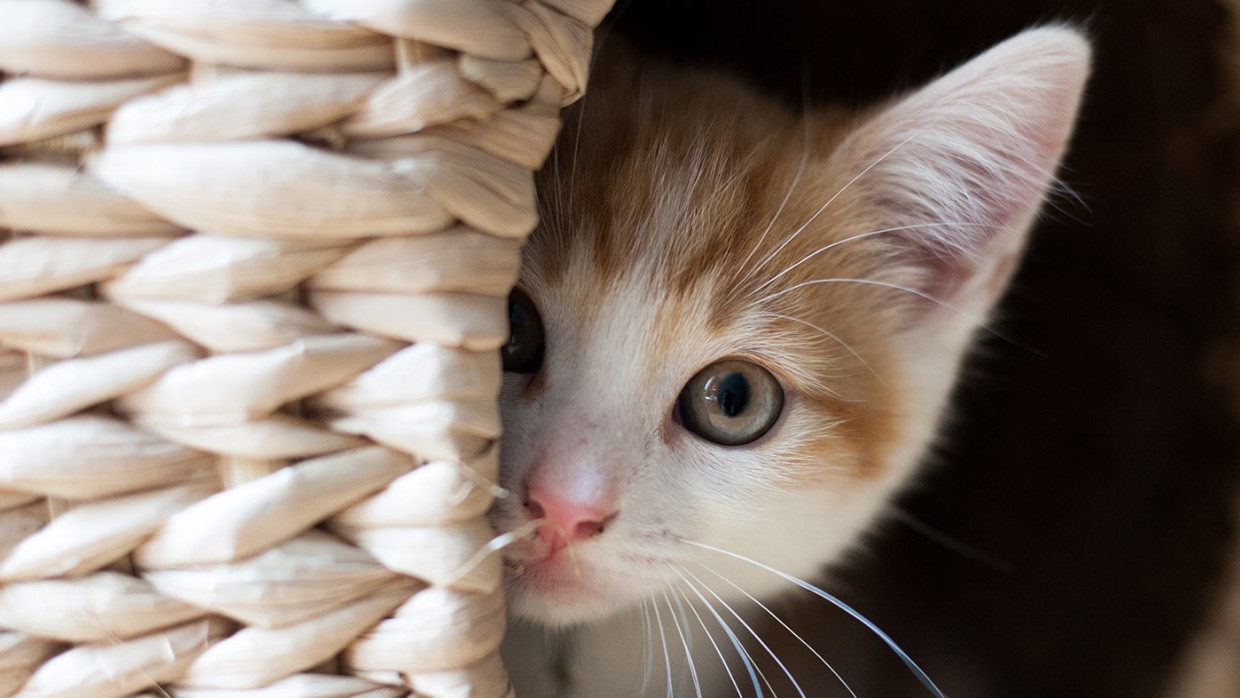
#> input picture images/cat2.jpg, 1240 x 698 px
$ python Rotaion.py
#> lines starting #> are read from the running program, lines starting #| are printed output that depends on the picture
from PIL import Image, ImageFilter,ImageDraw
im = Image.open("images/cat2.jpg")
#> im is the input picture: PIL image 1240x698 RGB; mean R, G, B 132.4, 118.5, 108.8
im_rotated = im.rotate(270)
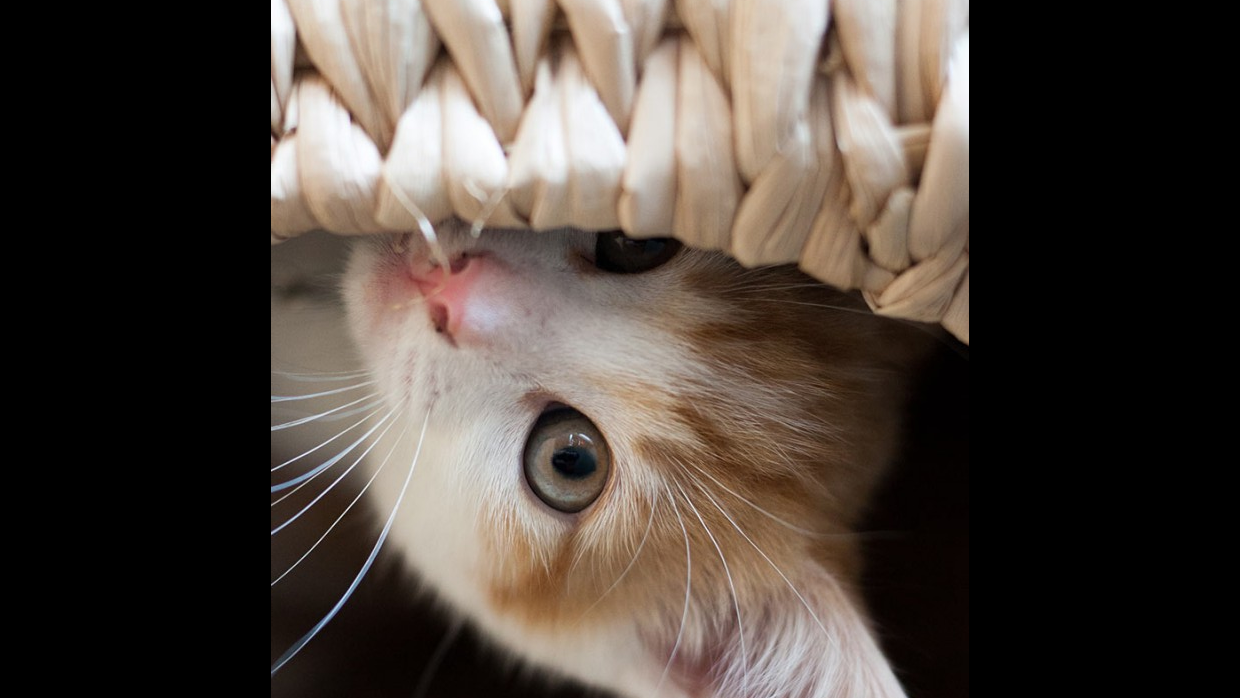
#> im_rotated: PIL image 1240x698 RGB; mean R, G, B 76.8, 67.3, 60.3
im_rotated.show()

$ run again, with images/puppy1.jpg copied over images/cat2.jpg
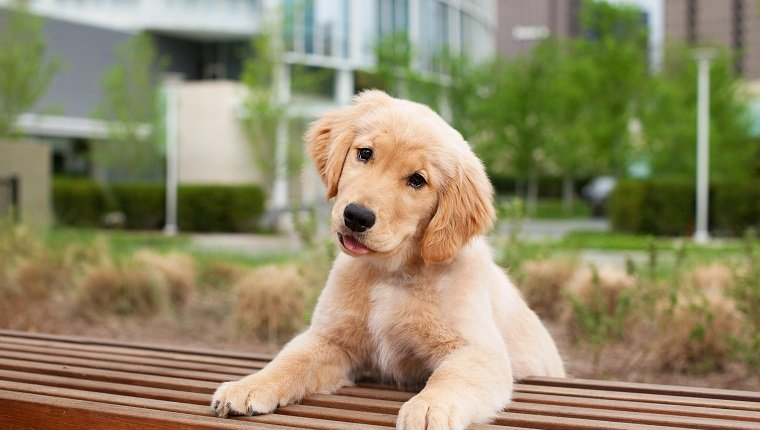
#> input picture images/puppy1.jpg, 760 x 430 px
#> im is the input picture: PIL image 760x430 RGB; mean R, G, B 144.9, 136.7, 103.7
#> `im_rotated = im.rotate(270)`:
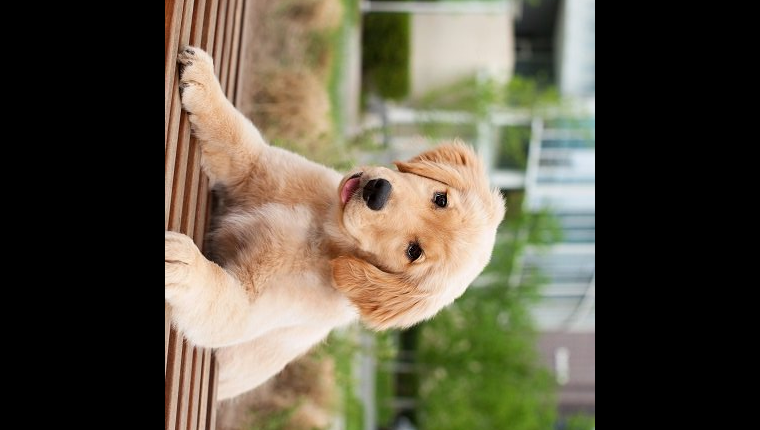
#> im_rotated: PIL image 760x430 RGB; mean R, G, B 91.2, 84.7, 68

$ run again, with images/puppy2.jpg copied over images/cat2.jpg
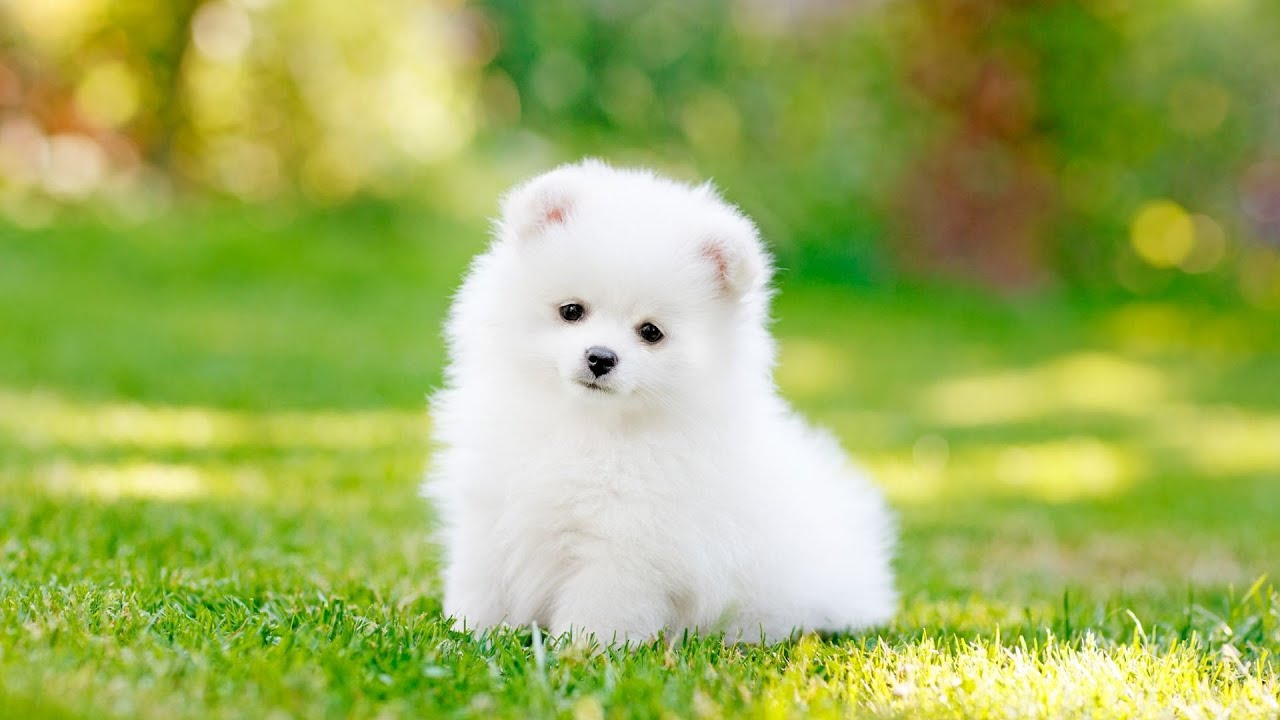
#> input picture images/puppy2.jpg, 1280 x 720 px
#> im is the input picture: PIL image 1280x720 RGB; mean R, G, B 159.3, 178.2, 92.7
#> `im_rotated = im.rotate(270)`:
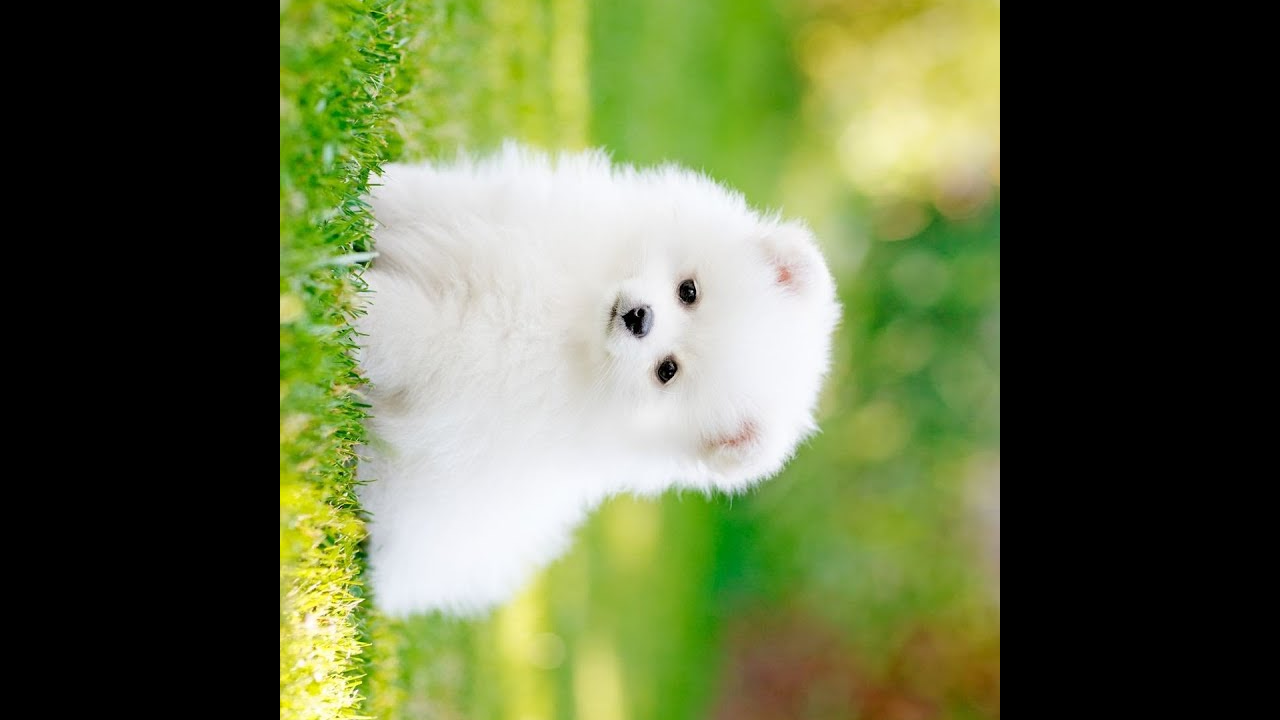
#> im_rotated: PIL image 1280x720 RGB; mean R, G, B 94.3, 104.4, 66.1

$ run again, with images/test1.jpg copied over images/cat2.jpg
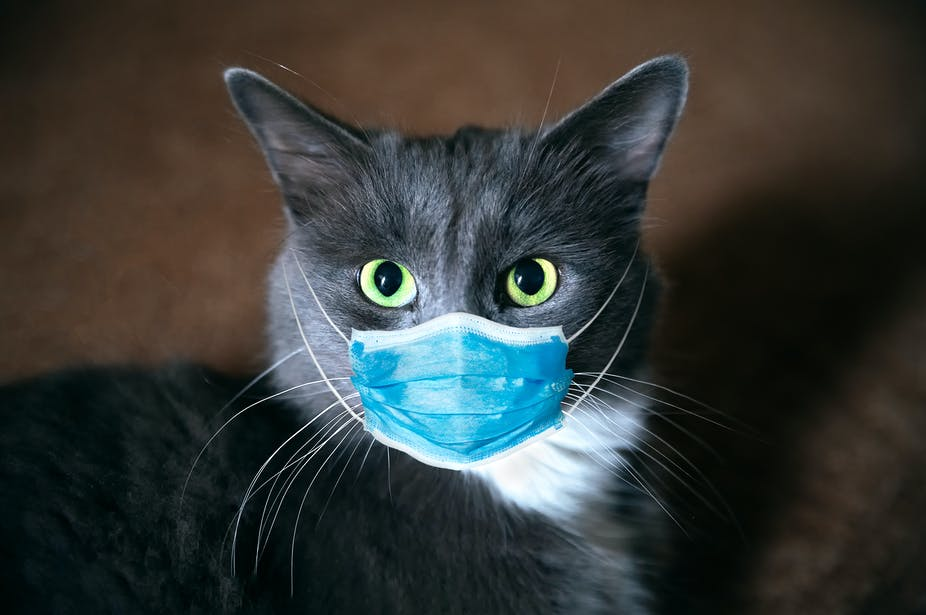
#> input picture images/test1.jpg, 926 x 615 px
#> im is the input picture: PIL image 926x615 RGB; mean R, G, B 53.7, 57.6, 55.2
#> `im_rotated = im.rotate(270)`:
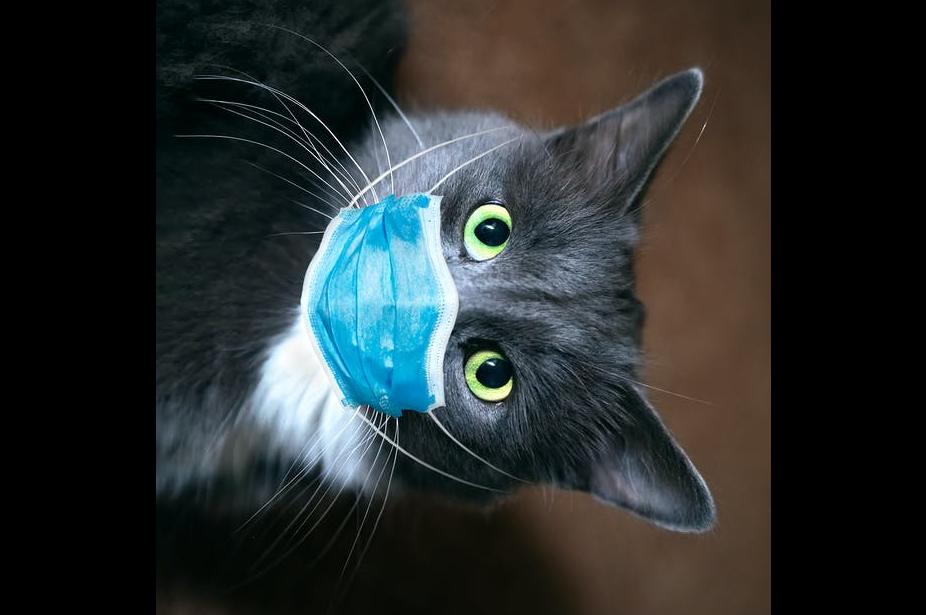
#> im_rotated: PIL image 926x615 RGB; mean R, G, B 41.2, 46.3, 46.3
